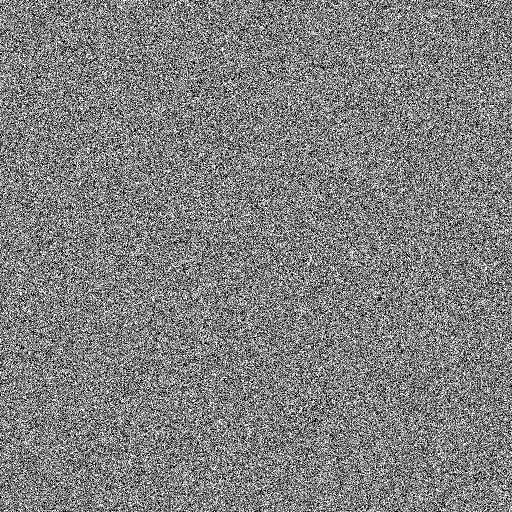
%> input picture 信号与系统/project1/findsmiley.jpg, 1024 x 1024 px (shown at 1/2 size)
$ octave problem2.m   (GNU Octave 9; MATLAB toolbox functions it lacks are replaced by stand-ins)
%> lines starting %> are read from the running program, lines starting %| are printed output that depends on the picture
%----------project 1 problem 2--------------
%-------------------------------------------
% 1. to run this file, you need to include
%    the "computer explorations toolbox".
% 2. I use relative path to include the
%    image, plz don't move it in the folder.
%-------------------------------------------

%(a)
% p[n]=1, -1, -1, 0, 0, ...
% and when p[-1] = 1, we can let y[n] has maxima at points
% that are centered on the desired pattern(n=2).

%(b)
A = imread("findsmiley.jpg");
%> A is the input picture: size 1024x1024 uint8; min 0, max 255, mean 127.6
% normalization
A = double(A/128)-1;
%> A: size 1024x1024 double; values -1 (black) and 1 (white), 50% white; black in thin lines or dots
P = [
 1  1  1  1  1  1  1;
 1 -1 -1 -1 -1 -1  1;
 1 -1  1  1  1 -1  1;
 1 -1 -1 -1 -1 -1  1;
 1 -1 -1  1 -1 -1  1;
 1 -1  1 -1  1 -1  1;
 1 -1 -1 -1 -1 -1  1;
 1  1  1  1  1  1  1;
];
B = conv2(A,P);
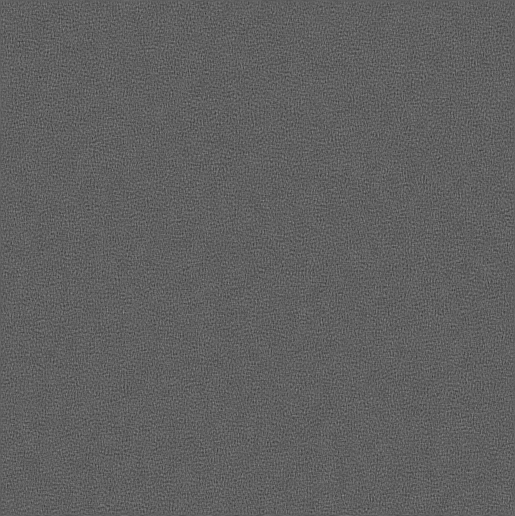
%> B: size 1031x1030 double (shown at 1/2 size); min -34, max 56, mean 0; drawn with min black and max white
% to ensure maximun of B equals to 56
m = max(max(B));
%> m = 56
[x,y]=find(B==max(max(B)));
%> x = 128; y = 903

%(c)
R = normrnd(0,1,[1024 1024]);
Ar = A + R;
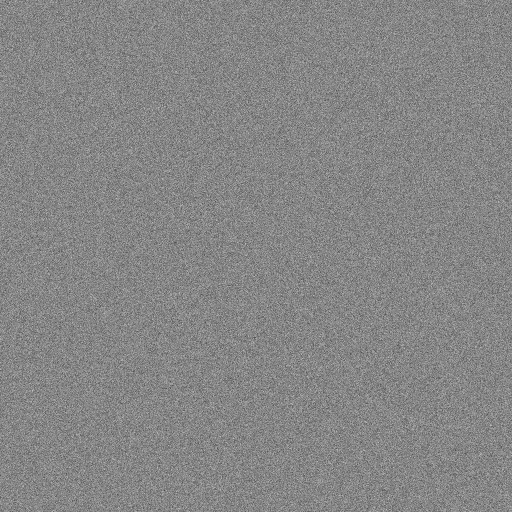
%> Ar: size 1024x1024 double (shown at 1/2 size); min -6.02, max 5.44, mean -0.000951; drawn with min black and max white
Br = conv2(Ar, P);
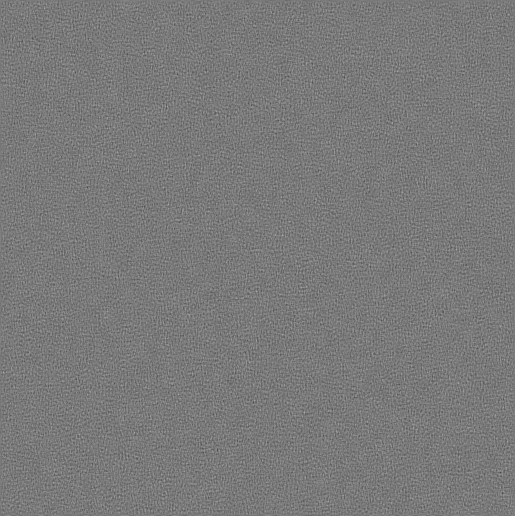
%> Br: size 1031x1030 double (shown at 1/2 size); min -58.47, max 63.93, mean 0; drawn with min black and max white
mr = max(max(Br));
%> mr = 63.93
[xr,yr]=find(Br==max(max(Br)));
%> xr = 128; yr = 903

% written by: 3210104064 Huang Qibin
% 2023/4/29
